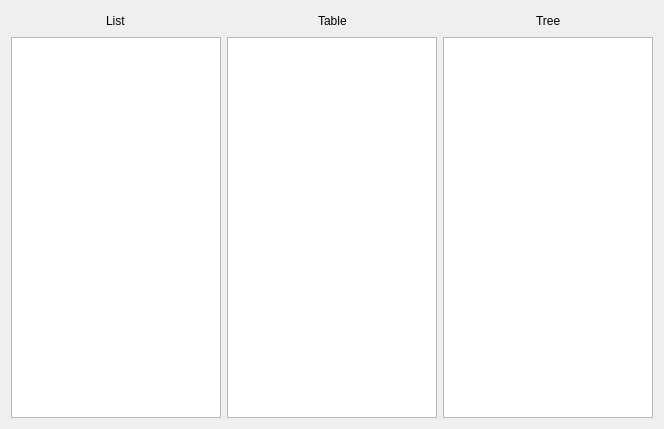
<?xml version="1.0" encoding="UTF-8"?>
<ui version="4.0">
 <class>Widget</class>
 <widget class="QWidget" name="Widget">
  <property name="geometry">
   <rect>
    <x>0</x>
    <y>0</y>
    <width>664</width>
    <height>429</height>
   </rect>
  </property>
  <property name="windowTitle">
   <string>Widget</string>
  </property>
  <layout class="QVBoxLayout" name="verticalLayout_4">
   <item>
    <layout class="QHBoxLayout" name="horizontalLayout_4">
     <item>
      <layout class="QVBoxLayout" name="verticalLayout">
       <item>
        <layout class="QHBoxLayout" name="horizontalLayout">
         <item>
          <spacer name="horizontalSpacer">
           <property name="orientation">
            <enum>Qt::Horizontal</enum>
           </property>
           <property name="sizeHint" stdset="0">
            <size>
             <width>40</width>
             <height>20</height>
            </size>
           </property>
          </spacer>
         </item>
         <item>
          <widget class="QLabel" name="label">
           <property name="text">
            <string>List</string>
           </property>
          </widget>
         </item>
         <item>
          <spacer name="horizontalSpacer_2">
           <property name="orientation">
            <enum>Qt::Horizontal</enum>
           </property>
           <property name="sizeHint" stdset="0">
            <size>
             <width>40</width>
             <height>20</height>
            </size>
           </property>
          </spacer>
         </item>
        </layout>
       </item>
       <item>
        <widget class="QListView" name="listView"/>
       </item>
      </layout>
     </item>
     <item>
      <layout class="QVBoxLayout" name="verticalLayout_2">
       <item>
        <layout class="QHBoxLayout" name="horizontalLayout_2">
         <item>
          <spacer name="horizontalSpacer_3">
           <property name="orientation">
            <enum>Qt::Horizontal</enum>
           </property>
           <property name="sizeHint" stdset="0">
            <size>
             <width>40</width>
             <height>20</height>
            </size>
           </property>
          </spacer>
         </item>
         <item>
          <widget class="QLabel" name="label_2">
           <property name="text">
            <string>Table</string>
           </property>
          </widget>
         </item>
         <item>
          <spacer name="horizontalSpacer_4">
           <property name="orientation">
            <enum>Qt::Horizontal</enum>
           </property>
           <property name="sizeHint" stdset="0">
            <size>
             <width>40</width>
             <height>20</height>
            </size>
           </property>
          </spacer>
         </item>
        </layout>
       </item>
       <item>
        <widget class="QTableView" name="tableView"/>
       </item>
      </layout>
     </item>
     <item>
      <layout class="QVBoxLayout" name="verticalLayout_3">
       <item>
        <layout class="QHBoxLayout" name="horizontalLayout_3">
         <item>
          <spacer name="horizontalSpacer_5">
           <property name="orientation">
            <enum>Qt::Horizontal</enum>
           </property>
           <property name="sizeHint" stdset="0">
            <size>
             <width>40</width>
             <height>20</height>
            </size>
           </property>
          </spacer>
         </item>
         <item>
          <widget class="QLabel" name="label_3">
           <property name="text">
            <string>Tree</string>
           </property>
          </widget>
         </item>
         <item>
          <spacer name="horizontalSpacer_6">
           <property name="orientation">
            <enum>Qt::Horizontal</enum>
           </property>
           <property name="sizeHint" stdset="0">
            <size>
             <width>40</width>
             <height>20</height>
            </size>
           </property>
          </spacer>
         </item>
        </layout>
       </item>
       <item>
        <widget class="QTreeView" name="treeView"/>
       </item>
      </layout>
     </item>
    </layout>
   </item>
  </layout>
 </widget>
 <resources/>
 <connections/>
</ui>
